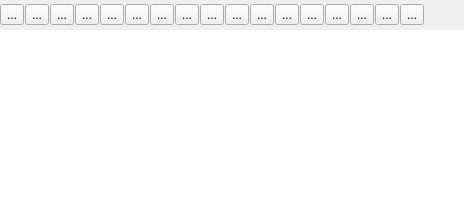
           <widget class="QWidget" name="tab_flow">
            <attribute name="title">
             <string>流程</string>
            </attribute>
            <layout class="QVBoxLayout" name="verticalLayout_6">
             <property name="spacing">
              <number>0</number>
             </property>
             <property name="leftMargin">
              <number>0</number>
             </property>
             <property name="topMargin">
              <number>0</number>
             </property>
             <property name="rightMargin">
              <number>0</number>
             </property>
             <property name="bottomMargin">
              <number>0</number>
             </property>
             <item>
              <widget class="QWidget" name="widget_3" native="true">
               <property name="minimumSize">
                <size>
                 <width>0</width>
                 <height>30</height>
                </size>
               </property>
               <layout class="QHBoxLayout" name="horizontalLayout_6">
                <property name="spacing">
                 <number>1</number>
                </property>
                <property name="leftMargin">
                 <number>0</number>
                </property>
                <property name="topMargin">
                 <number>0</number>
                </property>
                <property name="rightMargin">
                 <number>0</number>
                </property>
                <property name="bottomMargin">
                 <number>0</number>
                </property>
                <item>
                 <widget class="QToolButton" name="toolButton_4">
                  <property name="text">
                   <string>...</string>
                  </property>
                  <property name="icon">
                   <iconset resource="../pyqtsource.qrc">
                    <normaloff>:/pyqt/source/images/NavOverFlow_Start.png</normaloff>:/pyqt/source/images/NavOverFlow_Start.png</iconset>
                  </property>
                  <property name="iconSize">
                   <size>
                    <width>25</width>
                    <height>25</height>
                   </size>
                  </property>
                 </widget>
                </item>
                <item>
                 <widget class="QToolButton" name="toolButton_3">
                  <property name="text">
                   <string>...</string>
                  </property>
                  <property name="icon">
                   <iconset resource="../pyqtsource.qrc">
                    <normaloff>:/pyqt/source/images/lc_basicstop.png</normaloff>:/pyqt/source/images/lc_basicstop.png</iconset>
                  </property>
                  <property name="iconSize">
                   <size>
                    <width>25</width>
                    <height>25</height>
                   </size>
                  </property>
                 </widget>
                </item>
                <item>
                 <widget class="QToolButton" name="toolButton_6">
                  <property name="text">
                   <string>...</string>
                  </property>
                  <property name="icon">
                   <iconset resource="../pyqtsource.qrc">
                    <normaloff>:/pyqt/source/images/lc_save.png</normaloff>:/pyqt/source/images/lc_save.png</iconset>
                  </property>
                  <property name="iconSize">
                   <size>
                    <width>25</width>
                    <height>25</height>
                   </size>
                  </property>
                 </widget>
                </item>
                <item>
                 <widget class="QToolButton" name="toolButton_5">
                  <property name="text">
                   <string>...</string>
                  </property>
                  <property name="icon">
                   <iconset resource="../pyqtsource.qrc">
                    <normaloff>:/pyqt/source/images/sc_shadowcursor.png</normaloff>:/pyqt/source/images/sc_shadowcursor.png</iconset>
                  </property>
                  <property name="iconSize">
                   <size>
                    <width>25</width>
                    <height>25</height>
                   </size>
                  </property>
                 </widget>
                </item>
                <item>
                 <widget class="QToolButton" name="toolButton_2">
                  <property name="text">
                   <string>...</string>
                  </property>
                  <property name="icon">
                   <iconset resource="../pyqtsource.qrc">
                    <normaloff>:/pyqt/source/images/lc_connectorlinesarrowend.png</normaloff>:/pyqt/source/images/lc_connectorlinesarrowend.png</iconset>
                  </property>
                  <property name="iconSize">
                   <size>
                    <width>25</width>
                    <height>25</height>
                   </size>
                  </property>
                 </widget>
                </item>
                <item>
                 <widget class="QToolButton" name="toolButton">
                  <property name="text">
                   <string>...</string>
                  </property>
                  <property name="icon">
                   <iconset resource="../pyqtsource.qrc">
                    <normaloff>:/pyqt/source/images/lc_undo.png</normaloff>:/pyqt/source/images/lc_undo.png</iconset>
                  </property>
                  <property name="iconSize">
                   <size>
                    <width>25</width>
                    <height>25</height>
                   </size>
                  </property>
                 </widget>
                </item>
                <item>
                 <widget class="QToolButton" name="toolButton_7">
                  <property name="text">
                   <string>...</string>
                  </property>
                  <property name="icon">
                   <iconset resource="../pyqtsource.qrc">
                    <normaloff>:/pyqt/source/images/lc_redo.png</normaloff>:/pyqt/source/images/lc_redo.png</iconset>
                  </property>
                  <property name="iconSize">
                   <size>
                    <width>25</width>
                    <height>25</height>
                   </size>
                  </property>
                 </widget>
                </item>
                <item>
                 <widget class="QToolButton" name="toolButton_8">
                  <property name="text">
                   <string>...</string>
                  </property>
                  <property name="icon">
                   <iconset resource="../pyqtsource.qrc">
                    <normaloff>:/pyqt/source/images/sc_deletepage.png</normaloff>:/pyqt/source/images/sc_deletepage.png</iconset>
                  </property>
                  <property name="iconSize">
                   <size>
                    <width>25</width>
                    <height>25</height>
                   </size>
                  </property>
                 </widget>
                </item>
                <item>
                 <widget class="QToolButton" name="toolButton_9">
                  <property name="text">
                   <string>...</string>
                  </property>
                  <property name="icon">
                   <iconset resource="../pyqtsource.qrc">
                    <normaloff>:/pyqt/source/images/lc_aligncenter.png</normaloff>:/pyqt/source/images/lc_aligncenter.png</iconset>
                  </property>
                  <property name="iconSize">
                   <size>
                    <width>25</width>
                    <height>25</height>
                   </size>
                  </property>
                 </widget>
                </item>
                <item>
                 <widget class="QToolButton" name="toolButton_10">
                  <property name="text">
                   <string>...</string>
                  </property>
                  <property name="icon">
                   <iconset resource="../pyqtsource.qrc">
                    <normaloff>:/pyqt/source/images/lc_alignmiddle.png</normaloff>:/pyqt/source/images/lc_alignmiddle.png</iconset>
                  </property>
                  <property name="iconSize">
                   <size>
                    <width>25</width>
                    <height>25</height>
                   </size>
                  </property>
                 </widget>
                </item>
                <item>
                 <widget class="QToolButton" name="toolButton_11">
                  <property name="text">
                   <string>...</string>
                  </property>
                  <property name="icon">
                   <iconset resource="../pyqtsource.qrc">
                    <normaloff>:/pyqt/source/images/lc_zoomin.png</normaloff>:/pyqt/source/images/lc_zoomin.png</iconset>
                  </property>
                  <property name="iconSize">
                   <size>
                    <width>25</width>
                    <height>25</height>
                   </size>
                  </property>
                 </widget>
                </item>
                <item>
                 <widget class="QToolButton" name="toolButton_12">
                  <property name="text">
                   <string>...</string>
                  </property>
                  <property name="icon">
                   <iconset resource="../pyqtsource.qrc">
                    <normaloff>:/pyqt/source/images/lc_zoomout.png</normaloff>:/pyqt/source/images/lc_zoomout.png</iconset>
                  </property>
                  <property name="iconSize">
                   <size>
                    <width>25</width>
                    <height>25</height>
                   </size>
                  </property>
                 </widget>
                </item>
                <item>
                 <widget class="QToolButton" name="toolButton_13">
                  <property name="text">
                   <string>...</string>
                  </property>
                  <property name="icon">
                   <iconset resource="../pyqtsource.qrc">
                    <normaloff>:/pyqt/source/images/dataprovider.png</normaloff>:/pyqt/source/images/dataprovider.png</iconset>
                  </property>
                  <property name="iconSize">
                   <size>
                    <width>25</width>
                    <height>25</height>
                   </size>
                  </property>
                 </widget>
                </item>
                <item>
                 <widget class="QToolButton" name="toolButton_16">
                  <property name="text">
                   <string>...</string>
                  </property>
                  <property name="icon">
                   <iconset resource="../pyqtsource.qrc">
                    <normaloff>:/pyqt/source/images/sc_autosum.png</normaloff>:/pyqt/source/images/sc_autosum.png</iconset>
                  </property>
                  <property name="iconSize">
                   <size>
                    <width>25</width>
                    <height>25</height>
                   </size>
                  </property>
                 </widget>
                </item>
                <item>
                 <widget class="QToolButton" name="toolButton_17">
                  <property name="text">
                   <string>...</string>
                  </property>
                  <property name="icon">
                   <iconset resource="../pyqtsource.qrc">
                    <normaloff>:/pyqt/source/images/lc_drawchart.png</normaloff>:/pyqt/source/images/lc_drawchart.png</iconset>
                  </property>
                  <property name="iconSize">
                   <size>
                    <width>25</width>
                    <height>25</height>
                   </size>
                  </property>
                 </widget>
                </item>
                <item>
                 <widget class="QToolButton" name="toolButton_14">
                  <property name="text">
                   <string>...</string>
                  </property>
                  <property name="icon">
                   <iconset resource="../pyqtsource.qrc">
                    <normaloff>:/pyqt/source/images/lc_statisticsmenu.png</normaloff>:/pyqt/source/images/lc_statisticsmenu.png</iconset>
                  </property>
                  <property name="iconSize">
                   <size>
                    <width>25</width>
                    <height>25</height>
                   </size>
                  </property>
                 </widget>
                </item>
                <item>
                 <widget class="QToolButton" name="toolButton_15">
                  <property name="text">
                   <string>...</string>
                  </property>
                  <property name="icon">
                   <iconset resource="../pyqtsource.qrc">
                    <normaloff>:/pyqt/source/images/lc_dbreportedit.png</normaloff>:/pyqt/source/images/lc_dbreportedit.png</iconset>
                  </property>
                  <property name="iconSize">
                   <size>
                    <width>25</width>
                    <height>25</height>
                   </size>
                  </property>
                 </widget>
                </item>
                <item>
                 <spacer name="horizontalSpacer_2">
                  <property name="orientation">
                   <enum>Qt::Horizontal</enum>
                  </property>
                  <property name="sizeHint" stdset="0">
                   <size>
                    <width>40</width>
                    <height>20</height>
                   </size>
                  </property>
                 </spacer>
                </item>
               </layout>
              </widget>
             </item>
             <item>
              <widget class="QGraphicsView" name="graphicsView">
               <property name="frameShape">
                <enum>QFrame::NoFrame</enum>
               </property>
              </widget>
             </item>
            </layout>
           </widget>
